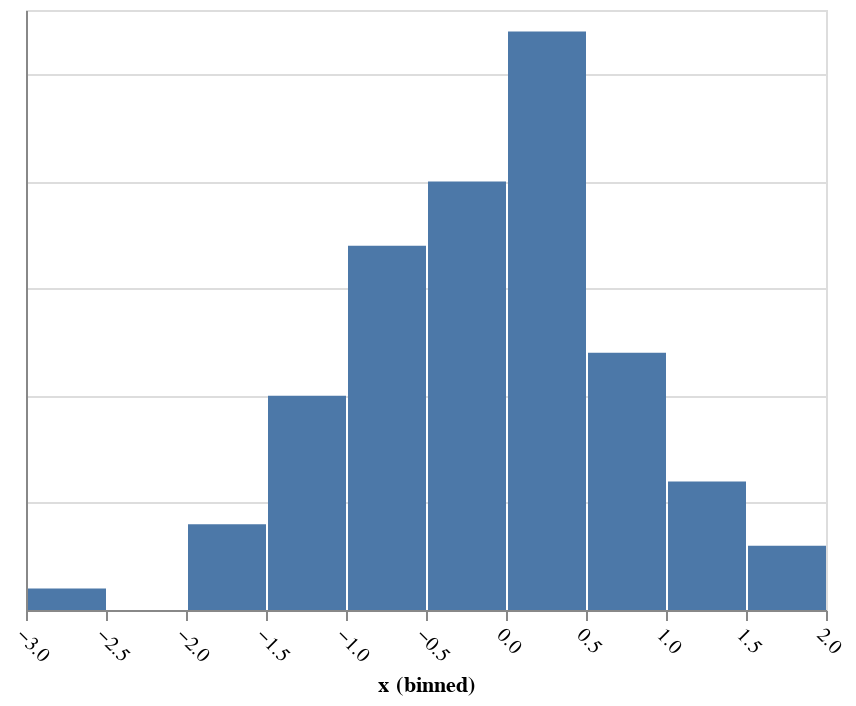

The notebook cell this image was saved under:
### Markdown cell above
Note that some of these values can be adjusted at the top-level configuration as well, if you want them to apply to the chart as a whole. For example:

### Code cell
alt.Chart(data).mark_bar().encode(
    x=alt.X('x', bin=True),
    y=alt.Y('count()', axis=alt.Axis(labels=False, ticks=False, title=None))
).configure_axisX(
    labelAngle=45
)

### Figure 1 — Vega-Lite specification as saved in the notebook (floating-point values rounded to 4 significant figures)
{"$schema": "https://vega.github.io/schema/vega-lite/v2.4.1.json", "config": {"axisX": {"labelAngle": 45}, "view": {"height": 300, "width": 400}}, "data": {"values": [{"x": 0.4967, "y": -0.1383}, {"x": 0.6477, "y": 1.523}, {"x": -0.2342, "y": -0.2341}, {"x": 1.579, "y": 0.7674}, {"x": -0.4695, "y": 0.5426}, {"x": -0.4634, "y": -0.4657}, {"x": 0.242, "y": -1.913}, {"x": -1.725, "y": -0.5623}, {"x": -1.013, "y": 0.3142}, {"x": -0.908, "y": -1.412}, {"x": 1.466, "y": -0.2258}, {"x": 0.06753, "y": -1.425}, {"x": -0.5444, "y": 0.1109}, {"x": -1.151, "y": 0.3757}, {"x": -0.6006, "y": -0.2917}, {"x": -0.6017, "y": 1.852}, {"x": -0.0135, "y": -1.058}, {"x": 0.8225, "y": -1.221}, {"x": 0.2089, "y": -1.96}, {"x": -1.328, "y": 0.1969}, {"x": 0.7385, "y": 0.1714}, {"x": -0.1156, "y": -0.3011}, {"x": -1.479, "y": -0.7198}, {"x": -0.4606, "y": 1.057}, {"x": 0.3436, "y": -1.763}, {"x": 0.3241, "y": -0.3851}, {"x": -0.6769, "y": 0.6117}, {"x": 1.031, "y": 0.9313}, {"x": -0.8392, "y": -0.3092}, {"x": 0.3313, "y": 0.9755}, {"x": -0.4792, "y": -0.1857}, {"x": -1.106, "y": -1.196}, {"x": 0.8125, "y": 1.356}, {"x": -0.07201, "y": 1.004}, {"x": 0.3616, "y": -0.6451}, {"x": 0.3614, "y": 1.538}, {"x": -0.03583, "y": 1.565}, {"x": -2.62, "y": 0.8219}, {"x": 0.08705, "y": -0.299}, {"x": 0.09176, "y": -1.988}, {"x": -0.2197, "y": 0.3571}, {"x": 1.478, "y": -0.5183}, {"x": -0.8085, "y": -0.5018}, {"x": 0.9154, "y": 0.3288}, {"x": -0.5298, "y": 0.5133}, {"x": 0.09708, "y": 0.9686}, {"x": -0.7021, "y": -0.3277}, {"x": -0.3921, "y": -1.464}, {"x": 0.2961, "y": 0.2611}, {"x": 0.005113, "y": -0.2346}, {"x": -1.415, "y": -0.4206}, {"x": -0.3427, "y": -0.8023}, {"x": -0.1613, "y": 0.4041}, {"x": 1.886, "y": 0.1746}, {"x": 0.2576, "y": -0.07445}, {"x": -1.919, "y": -0.02651}, {"x": 0.06023, "y": 2.463}, {"x": -0.1924, "y": 0.3015}, {"x": -0.03471, "y": -1.169}, {"x": 1.143, "y": 0.7519}, {"x": 0.791, "y": -0.9094}, {"x": 1.403, "y": -1.402}, {"x": 0.5869, "y": 2.19}, {"x": -0.9905, "y": -0.5663}, {"x": 0.09965, "y": -0.5035}, {"x": -1.551, "y": 0.06856}, {"x": -1.062, "y": 0.4736}, {"x": -0.9194, "y": 1.55}, {"x": -0.7833, "y": -0.3221}, {"x": 0.8135, "y": -1.231}, {"x": 0.2275, "y": 1.307}, {"x": -1.607, "y": 0.1846}, {"x": 0.2599, "y": 0.7818}, {"x": -1.237, "y": -1.32}, {"x": 0.5219, "y": 0.297}, {"x": 0.2505, "y": 0.3464}, {"x": -0.68, "y": 0.2323}, {"x": 0.2931, "y": -0.7144}, {"x": 1.866, "y": 0.4738}, {"x": -1.191, "y": 0.6566}, {"x": -0.9747, "y": 0.7871}, {"x": 1.159, "y": -0.8207}, {"x": 0.9634, "y": 0.4128}, {"x": 0.8221, "y": 1.897}, {"x": -0.2454, "y": -0.7537}, {"x": -0.8895, "y": -0.8158}, {"x": -0.0771, "y": 0.3412}, {"x": 0.2767, "y": 0.8272}, {"x": 0.013, "y": 1.454}, {"x": -0.2647, "y": 2.72}, {"x": 0.6257, "y": -0.8572}, {"x": -1.071, "y": 0.4825}, {"x": -0.2235, "y": 0.714}, {"x": 0.4732, "y": -0.07283}, {"x": -0.8468, "y": -1.515}, {"x": -0.4465, "y": 0.8564}, {"x": 0.2141, "y": -1.246}, {"x": 0.1732, "y": 0.3853}, {"x": -0.8839, "y": 0.1537}, {"x": 0.05821, "y": -1.143}]}, "encoding": {"x": {"bin": true, "field": "x", "type": "quantitative"}, "y": {"aggregate": "count", "axis": {"labels": false, "ticks": false, "title": null}, "type": "quantitative"}}, "mark": "bar"}
